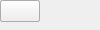
<?xml version="1.0" encoding="UTF-8"?>
<ui version="4.0">
 <class>SampleTab</class>
 <widget class="QWidget" name="SampleTab">
  <widget class="QPushButton" name="btnMotorOn"/>
  <widget class="QPushButton" name="btnMotorOff"/>
  <widget class="QPushButton" name="btnDetect"/>
  <widget class="QPushButton" name="btnRPMTest"/>
 </widget>
</ui>
